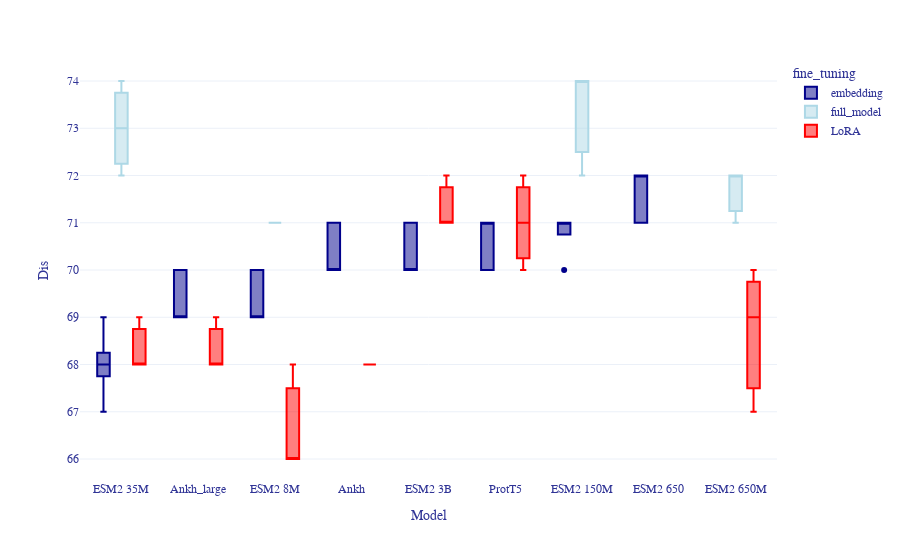

The cell this chart's notebook holds for it:
### Code cell
plot_performance_per_feature(merged_df, 'Dis')

### Figure 1 — Plotly figure (JSON) as saved in the notebook; plotly's stock layout.template omitted (floating-point values rounded to 4 significant figures)
{"data": [{"alignmentgroup": "True", "hovertemplate": "fine_tuning=embedding<br>Model=%{x}<br>Dis=%{y}<extra></extra>", "legendgroup": "embedding", "marker": {"color": "darkblue"}, "name": "embedding", "notched": false, "offsetgroup": "embedding", "orientation": "v", "showlegend": true, "type": "box", "x": ["ESM2 8M", "ESM2 8M", "ESM2 8M", "ESM2 8M", "ESM2 8M", "ESM2 35M", "ESM2 35M", "ESM2 35M", "ESM2 35M", "ESM2 35M", "ESM2 150M", "ESM2 150M", "ESM2 150M", "ESM2 150M", "ESM2 150M", "ESM2 650", "ESM2 650", "ESM2 650", "ESM2 650", "ESM2 650", "ESM2 3B", "ESM2 3B", "ESM2 3B", "ESM2 3B", "ESM2 3B", "ProtT5", "ProtT5", "ProtT5", "ProtT5", "ProtT5", "Ankh", "Ankh", "Ankh", "Ankh", "Ankh", "Ankh_large", "Ankh_large", "Ankh_large", "Ankh_large", "Ankh_large"], "x0": " ", "xaxis": "x", "y": [70, 70, 69, 69, 69, 68, 67, 69, 68, 68, 71, 71, 71, 71, 70, 72, 71, 72, 71, 72, 71, 70, 71, 70, 70, 71, 71, 70, 70, 71, 70, 70, 70, 71, 71, 69, 69, 70, 69, 70], "y0": " ", "yaxis": "y"}, {"alignmentgroup": "True", "hovertemplate": "fine_tuning=full_model<br>Model=%{x}<br>Dis=%{y}<extra></extra>", "legendgroup": "full_model", "marker": {"color": "lightblue"}, "name": "full_model", "notched": false, "offsetgroup": "full_model", "orientation": "v", "showlegend": true, "type": "box", "x": ["ESM2 8M", "ESM2 8M", "ESM2 8M", "ESM2 35M", "ESM2 35M", "ESM2 35M", "ESM2 150M", "ESM2 150M", "ESM2 150M", "ESM2 150M", "ESM2 650M", "ESM2 650M", "ESM2 650M"], "x0": " ", "xaxis": "x", "y": [71, 71, 71, 72, 74, 73, 74, 72, 74, null, 72, 72, 71], "y0": " ", "yaxis": "y"}, {"alignmentgroup": "True", "hovertemplate": "fine_tuning=LoRA<br>Model=%{x}<br>Dis=%{y}<extra></extra>", "legendgroup": "LoRA", "marker": {"color": "red"}, "name": "LoRA", "notched": false, "offsetgroup": "LoRA", "orientation": "v", "showlegend": true, "type": "box", "x": ["ESM2 8M", "ESM2 8M", "ESM2 8M", "ESM2 35M", "ESM2 35M", "ESM2 35M", "ESM2 650M", "ESM2 650M", "ESM2 650M", "ESM2 3B", "ESM2 3B", "ESM2 3B", "ProtT5", "ProtT5", "ProtT5", "Ankh", "Ankh", "Ankh", "Ankh_large", "Ankh_large", "Ankh_large"], "x0": " ", "xaxis": "x", "y": [66, 66, 68, 68, 69, 68, 67, 70, 69, 71, 72, 71, 71, 70, 72, 68, 68, 68, 69, 68, 68], "y0": " ", "yaxis": "y"}, {"alignmentgroup": "True", "hovertemplate": "fine_tuning=<br>Model=%{x}<br>Dis=%{y}<extra></extra>", "legendgroup": "", "marker": {"color": "darkblue"}, "name": "", "notched": false, "offsetgroup": "", "orientation": "v", "showlegend": false, "type": "box", "x": ["", "", "", "", ""], "x0": " ", "xaxis": "x", "y": [null, null, null, null, null], "y0": " ", "yaxis": "y"}], "layout": {"boxmode": "group", "font": {"color": "#303496", "family": "Arial"}, "legend": {"title": {"text": "fine_tuning"}, "tracegroupgap": 0}, "margin": {"t": 60}, "xaxis": {"anchor": "y", "categoryarray": ["ESM2 35M", "Ankh_large", "ESM2 8M", "Ankh", "ESM2 3B", "ProtT5", "ESM2 150M", "ESM2 650"], "categoryorder": "array", "domain": [0, 1], "title": {"text": "Model"}}, "yaxis": {"anchor": "x", "domain": [0, 1], "title": {"text": "Dis"}}}}
